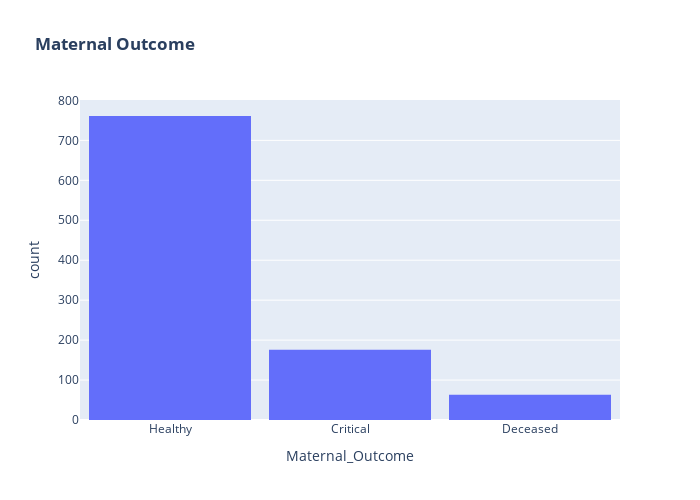

The code cell stored with this chart in its notebook:
### Markdown cell above
# performing visualization of the dataset

### Code cell
fig = px.histogram(data, x="Maternal_Outcome",   title="<b>Maternal Outcome</b>")
fig.update_layout(width=700, height=500, bargap=0.1)
fig.show()

### Figure 1 — Plotly figure (JSON) as saved in the notebook; plotly's stock layout.template omitted (floating-point values rounded to 4 significant figures; data arrays with more than 128 entries replaced by an {"elided": "..."} marker saying what was removed)
{"data": [{"alignmentgroup": "True", "bingroup": "x", "hovertemplate": "Maternal_Outcome=%{x}<br>count=%{y}<extra></extra>", "legendgroup": "", "marker": {"color": "#636efa", "pattern": {"shape": ""}}, "name": "", "offsetgroup": "", "orientation": "v", "showlegend": false, "type": "histogram", "x": {"elided": "1000 str values"}, "xaxis": "x", "yaxis": "y"}], "layout": {"bargap": 0.1, "barmode": "relative", "height": 500, "legend": {"tracegroupgap": 0}, "title": {"text": "<b>Maternal Outcome</b>"}, "width": 700, "xaxis": {"anchor": "y", "domain": [0, 1], "title": {"text": "Maternal_Outcome"}}, "yaxis": {"anchor": "x", "domain": [0, 1], "title": {"text": "count"}}}}
